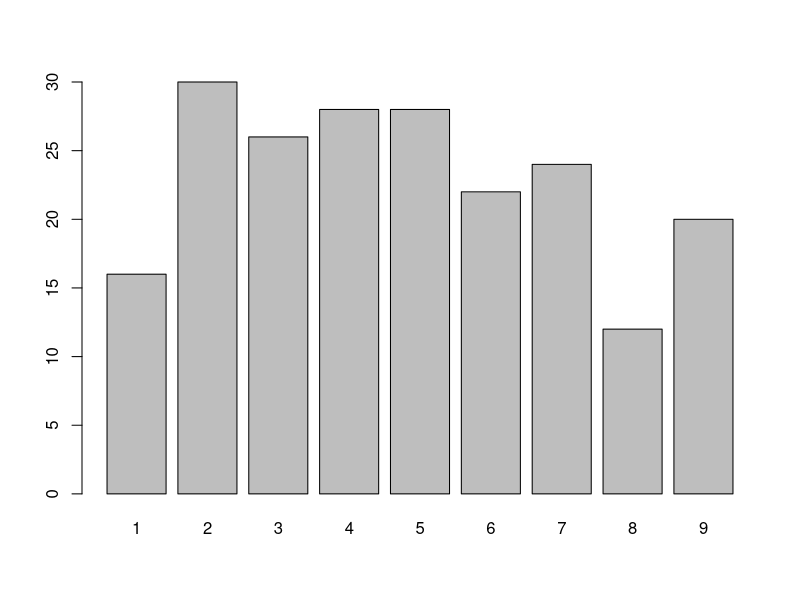

The R script that drew this image:
vectorize <- function(seed){
   return(strsplit(seed, "")[[1]])
}

paint_bar <- function(
		vec,
		filename="chart.png",
		bar=0,
		title="Default",
		xlab="X-axis label",
		ylab="y-axix label",
		type="h"
	) {
	# Give the chart file a name.
	png(file = filename)

	# Plot the bar chart.
	if (bar) {
		barplot(vec)
	} else {
		plot(vec, main=title, xlab=xlab, ylab=ylab, type=type)
	}

	# Save the file.
	dev.off()
}

seed <- '892195969991735837915273868729548694237967495115412399373194562526947585337233793568278265279199883197167634791293177986152566236718332617536487236879747167999983363832257912445756887314879229925864477761357139855548522513798899853896612387146687716264599943289416326727256525173953861534244979466587895429399159924916364476319573895566795393368411672387263615582128377676293612892723762237191146714286233543514411813323197995953854871628225358543514157867372265718724276911699514971458844849349726276329135118243155698271218844347387457343656446381799296893222256198484465873714311777937421161581798189554141474236239447612421883232173914183732126332838194648583472419154369952477422666389517569944428464617457124369349242479612422673241361777576466946622932243728551273284837934497511114334421486262244982914734452113946361245377351849815584855691778894798219822463298387771923329337634394654439458564233259451453345316753241438267739439225497515276522424441532462541528195782818326918562247278496495764435386667383577543385186827269732261223156824351164841648424564925198783625721396988984481558391866483955533972212164693898955412719161648411279149413443192896864258215498543827458438871355879336892721675937111952479183496982825163456282747678364612135596373533447719867384667516572262124225585623974278833981365494628646614588114147473559138853453189448624976774641922469183942857695986376428944876851497914443873513862319484181787593572987444669767939526294424531262999564948571142342741129862311311313166798363442745792896227642881893134498151552326647933689596516859342242244584714818773791567187322217164347852843751875979415198165627534263527828414549217234322361937785185174993256753483876378332521824515977173397535784236923629636713469151526399149548322849831431526219478653861754364155275865511643923249858589466142474763778413826829226663398467569555747267195129525138917561785436449855933951538973995881954521124753369223898312843734771532342383282987422334196585128526526324291777689689492346231786335851551413876834969878'

vectorizedSeed <- vectorize(seed)

count <- function(els, size) {
	last = 1
	sum = 0
	for (i in 2:size) {
		cur <- els[[i]]
		prev <- els[[last]]
		sum <- sum + ifelse(
						cur == prev,
						strtoi(cur),
						0
					)

		last <- last + 1
	}

	sum <- sum + ifelse(els[[1]] == els[[last]], strtoi(els[[1]]), 0)
	return(sum)
}

count_two <- function(els, size) {
	last = 1
	sum = 0
	v1 <- c()
	for (i in 1:size) {
		cur <- els[[i]]
		nxtIdx <- ifelse(
					i + (size/2) <= size,
					i + size/2,
					(i+ (size/2)) %% size
				)
		nxt <- els[[nxtIdx]]

		sum <- sum + ifelse(cur == nxt, strtoi(cur), 0)

		if (cur==nxt){
			v1 <- c(v1, cur)
		}

		last <- last + 1
	}
	paint_bar(
		table(v1), "01.png", 1)

	return(sum)
}

print("First")
print(count(vectorizedSeed, nchar(seed)))

print("Second")
print(count_two(vectorizedSeed, nchar(seed)))